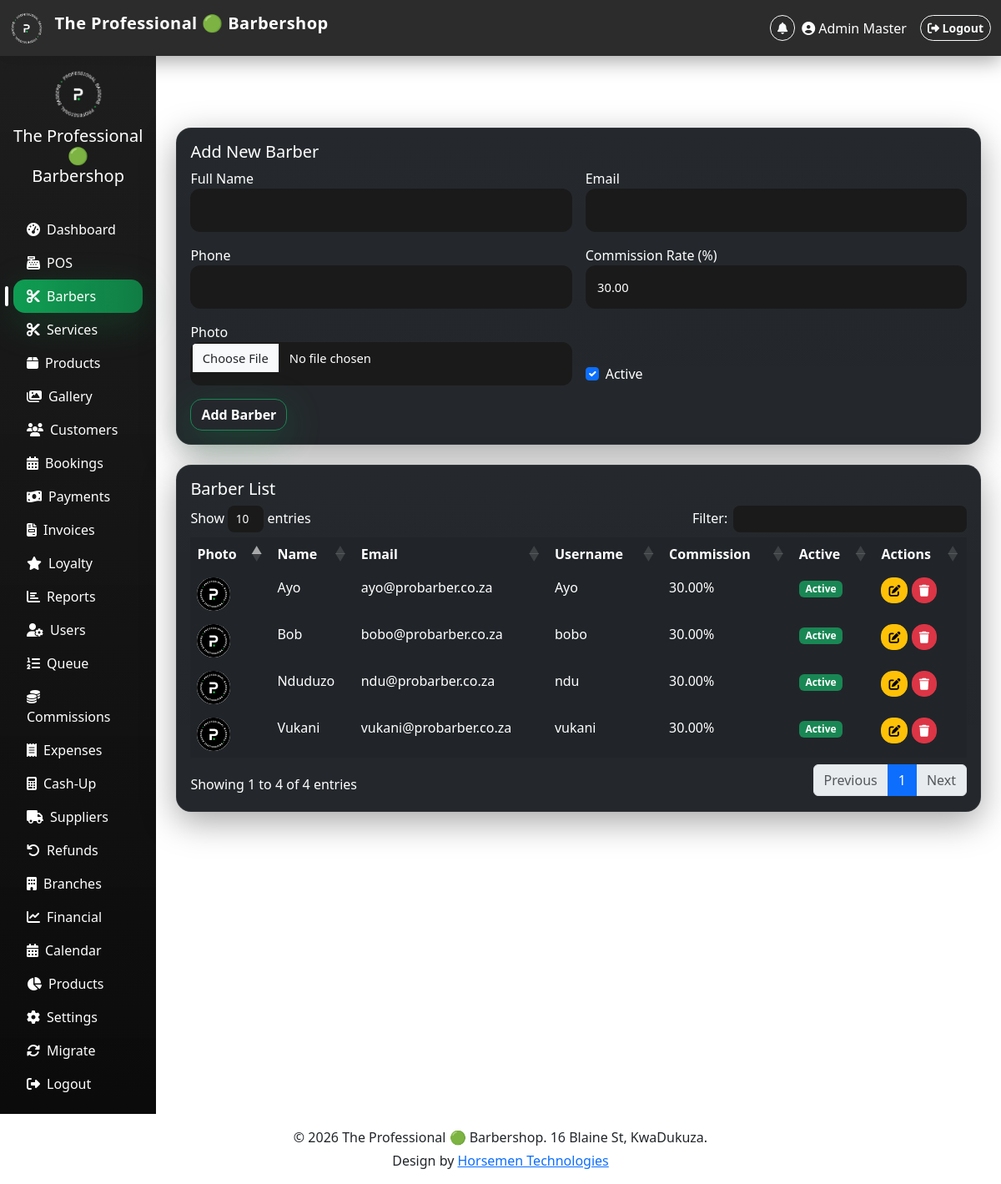
The app's page /barbershop-system/admin/barbers.php (signed in) with its own data.
### tables this page shows
CREATE TABLE `barbers` (
  `id` int(11) NOT NULL,
  `user_id` int(11) NOT NULL,
  `full_name` varchar(100) NOT NULL,
  `email` varchar(100) NOT NULL,
  `phone` varchar(20) DEFAULT NULL,
  `photo` varchar(255) DEFAULT 'default.jpg',
  `commission_rate` decimal(5,2) NOT NULL DEFAULT 30.00,
  `is_active` tinyint(1) DEFAULT 1,
  `created_at` timestamp NOT NULL DEFAULT current_timestamp()
);

CREATE TABLE `users` (
  `id` int(11) NOT NULL,
  `username` varchar(50) NOT NULL,
  `password` varchar(255) NOT NULL,
  `role` enum('admin','barber','receptionist') NOT NULL,
  `full_name` varchar(100) NOT NULL,
  `email` varchar(100) NOT NULL,
  `phone` varchar(20) DEFAULT NULL,
  `last_login` timestamp NULL DEFAULT NULL,
  `remember_token` varchar(64) DEFAULT NULL,
  `is_active` tinyint(1) DEFAULT 1,
  `created_at` timestamp NOT NULL DEFAULT current_timestamp()
);

### barbershop-system/admin/barbers.php (the view, shortened to what this page needs)
<?php
$db = getDb();
$barbers = $db->query("SELECT b.*, u.username FROM barbers b JOIN users u ON b.user_id = u.id ORDER BY b.full_name")->fetchAll();
$edit_barber = null;
?>
<?php include '../includes/header.php'; ?>
<div class="d-flex">
    <?php include '../includes/sidebar.php'; ?>
    <div class="main-content p-4 w-100">
        <h2 class="text-white mb-4">Manage Barbers</h2>
        <div class="card bg-dark text-white p-3 mb-4">
            <h5><?= $edit_barber ? 'Edit Barber' : 'Add New Barber' ?></h5>
            <form method="post" enctype="multipart/form-data">
                <div class="row g-3">
                    <div class="col-md-6">
                        <label>Full Name</label>
                        <input type="text" name="full_name" class="form-control" value="<?= $edit_barber['full_name'] ?? '' ?>" required>
                    </div>
                    <div class="col-md-6">
                        <label>Email</label>
                        <input type="email" name="email" class="form-control" value="<?= $edit_barber['email'] ?? '' ?>" required>
                    </div>
                    <div class="col-md-6">
                        <label>Phone</label>
                        <input type="text" name="phone" class="form-control" value="<?= $edit_barber['phone'] ?? '' ?>">
                    </div>
                    <div class="col-md-6">
                        <label>Commission Rate (%)</label>
                        <input type="number" step="0.01" name="commission_rate" class="form-control" value="<?= $edit_barber['commission_rate'] ?? '30.00' ?>" required>
                    </div>
                    <div class="col-md-6">
                        <label>Photo</label>
                        <input type="file" name="photo" class="form-control">
                    </div>
                    <div class="col-md-6 d-flex align-items-end">
                        <div class="form-check">
                            <input type="checkbox" name="is_active" class="form-check-input" id="active" <?= (!isset($edit_barber) || $edit_barber['is_active']) ? 'checked' : '' ?>>
                            <label for="active">Active</label>
                        </div>
                    </div>
                </div>
                <button type="submit" name="save_barber" class="btn btn-success mt-3"><?= $edit_barber ? 'Update' : 'Add Barber' ?></button>
            </form>
        </div>
        <div class="card bg-dark text-white p-3">
            <h5>Barber List</h5>
            <table class="table table-dark datatable">
                <thead>
                    <tr><th>Photo</th><th>Name</th><th>Email</th><th>Username</th><th>Commission</th><th>Active</th><th>Actions</th></tr>
                </thead>
                <tbody>
                    <?php foreach($barbers as $b): ?>
                    <tr>
                        <td><img src="../uploads/barbers/<?= htmlspecialchars($b['photo']) ?>" width="40" class="rounded-circle" onerror="this.onerror=null; this.src='../assets/images/default-avatar.png';"></td>
                        <td><?= htmlspecialchars($b['full_name']) ?></td>
                        <td><?= htmlspecialchars($b['email']) ?></td>
                        <td><?= htmlspecialchars($b['username']) ?></td>
                        <td><?= $b['commission_rate'] ?>%</td>
                        <td><span class="badge bg-<?= $b['is_active'] ? 'success' : 'secondary' ?>"><?= $b['is_active'] ? 'Active' : 'Inactive' ?></span></td>
                        <td>
                            <a href="?edit=<?= $b['id'] ?>" class="btn btn-sm btn-warning"><i class="fas fa-edit"></i></a>
                            <a href="?delete=<?= $b['id'] ?>" class="btn btn-sm btn-danger delete-confirm"><i class="fas fa-trash"></i></a>
                        </td>
                    </tr>
                    <?php endforeach; ?>
                </tbody>
            </table>
        </div>
    </div>
</div>
<?php include '../includes/footer.php'; ?>

### barbershop-system/assets/css/style.css (style rules this page uses)
:root { --surface:#111111; --surface-2:#151515; --card-bg: linear-gradient( 180deg, rgba(255,255,255,.02), rgba(255,255,255,.01) ); --border-soft: rgba(255,255,255,.06); --shadow-soft: 0 12px 40px rgba(0,0,0,.35); --shadow-green: 0 12px 45px rgba(15,169,88,.22); --radius-sm:10px; --radius-md:18px; --radius-lg:24px; --transition: all .25s cubic-bezier(.2,.8,.2,1); }
html { scroll-behavior:smooth; }
body { background: radial-gradient( circle at top left, rgba(15,169,88,.05), transparent 35% ), radial-gradient( circle at bottom right, rgba(15,169,88,.04), transparent 30% ), var(--black); }
.main-content { background: transparent; animation: fadeIn .35s ease; }
.card { background: var(--card-bg); border: 1px solid var(--border-soft); border-radius: var(--radius-md); box-shadow: var(--shadow-soft); backdrop-filter: blur(14px); transition: var(--transition); }
.table { border-collapse: separate; border-spacing: 0 8px; }
.table tbody tr { background: rgba(255,255,255,.015); transition: var(--transition); }
.table td, .table th { border:none !important; }
.form-control, .form-select { height: 52px; background: #1a1a1a !important; color: #ffffff !important; border: 1px solid var(--green) !important; border-radius: 12px; padding: 0.5rem 0.9rem; font-size: 0.92rem; transition: var(--transition); box-shadow: none !important; }
.form-control::placeholder { color: #888888 !important; opacity: 1; }
.btn { border-radius:14px; font-weight:600; transition: var(--transition); }
.btn-success { background: linear-gradient( 135deg, var(--green), #13D86F ); box-shadow: var(--shadow-green); }

### records on screen
barbers: full_name "Ayo", email "ayo@probarber.co.za", user.username "Ayo", commission_rate "30.00", is_active "Active"
barbers: full_name "Bob", email "bobo@probarber.co.za", user.username "bobo", commission_rate "30.00", is_active "Active"
barbers: full_name "Nduduzo", email "ndu@probarber.co.za", user.username "ndu", commission_rate "30.00", is_active "Active"
barbers: full_name "Vukani", email "vukani@probarber.co.za", user.username "vukani", commission_rate "30.00", is_active "Active"

### other values on screen
$_SESSION['full_name'] "Admin Master"
